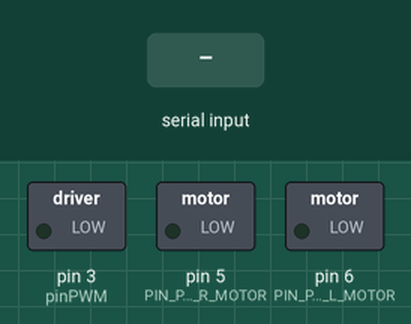
Bench run of a sketch on a simulated Arduino Uno, built with avr-gcc and run on an emulated ATmega328P. On the bench: switched loads named in the sketch (green lamp = pin HIGH). Inputs (shaded band) come from the test bench. What the sketch prints to the serial monitor is not drawn.

Above: at 1.3 s.
1.4 s: "90,45\n" received over Serial
At 2.2 s:
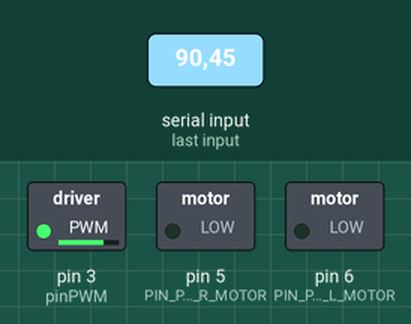
2.9 s: "R,45\n" received over Serial
At 3.3 s:
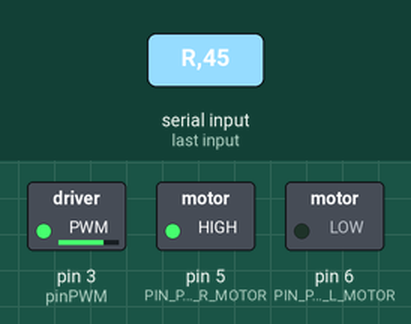
4.4 s: "L,45\n" received over Serial
At 5.6 s:
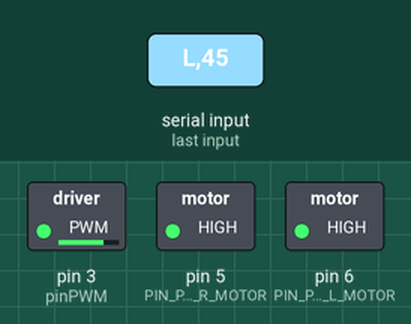
5.9 s: "30,150\n" received over Serial
At 6.9 s:
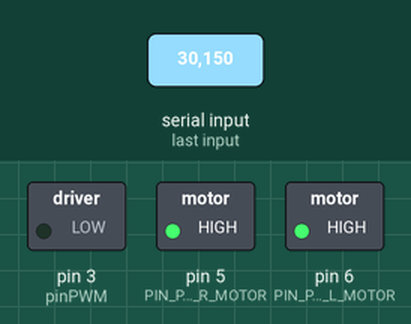
7.4 s: "R90\n" received over Serial
At 8.0 s:
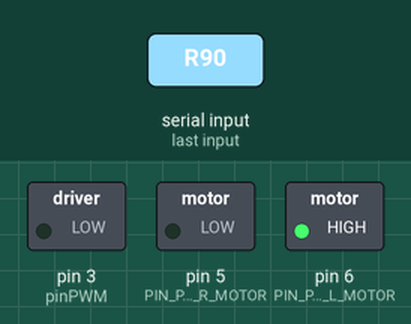
8.9 s: "90,45\n" received over Serial
At 10.3 s:
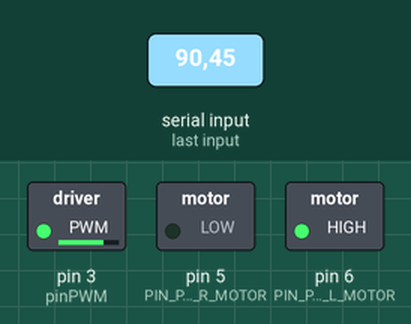
Timing chart, 0 to 11.4 s (numbered marks = the images above; inputs shaded):
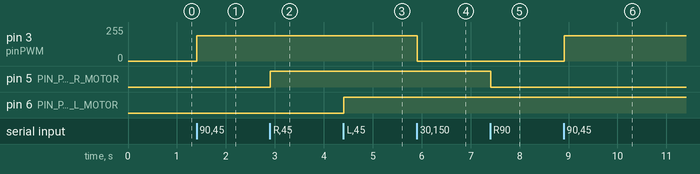

Measured:
- after the input at 1.4 s, pin 3 (pinPWM): 0/255 → 191/255 at once
- after the input at 2.9 s, pin 5 (PIN_PWM_R_MOTOR): LOW → HIGH at once
- after the input at 4.4 s, pin 6 (PIN_PWM_L_MOTOR): LOW → HIGH at once
- after the input at 5.9 s, pin 3 (pinPWM): 191/255 → 0/255 at once
- after the input at 7.4 s, pin 5 (PIN_PWM_R_MOTOR): HIGH → LOW at once
- after the input at 8.9 s, pin 3 (pinPWM): 0/255 → 191/255 at once

The sketch:

motorsSpeedTester.ino
```cpp
#define PWM_MAX_VAL             255
#define SPEED_V_MIN_VAL         1
#define SPEED_V_MAX_VAL         5
#define PIN_PWM_R_MOTOR         5
#define PIN_PWM_L_MOTOR         6

#define MAX_SERIAL_STR_LEN      2

char userInput[MAX_SERIAL_STR_LEN] = "";

void setup() {
  Serial.begin(9600);
  Serial.println("Here We Go!");
  Serial.println("Choose Motor by R / L");
  Serial.println("Choose speed level between  0 -> 5");
  Serial.println("input i.e. - R1");
  Serial.println("input i.e. - L4");

  setPwmFrequency(PIN_PWM_R_MOTOR, 1);
  setPwmFrequency(PIN_PWM_L_MOTOR, 1);

  setPWM(PIN_PWM_R_MOTOR, 0);
  setPWM(PIN_PWM_L_MOTOR, 0);
}


void setPwmFrequency(int pin, int divisor) {
  byte mode;
  if (pin == 5 || pin == 6 || pin == 9 || pin == 10) {
    switch (divisor) {
      case 1: mode = 0x01; break;
      case 8: mode = 0x02; break;
      case 64: mode = 0x03; break;
      case 256: mode = 0x04; break;
      case 1024: mode = 0x05; break;
      default: return;
    }
    if (pin == 5 || pin == 6) {
      TCCR0B = TCCR0B & 0b11111000 | mode;
    } else {
      TCCR1B = TCCR1B & 0b11111000 | mode;
    }
  } else if (pin == 3 || pin == 11) {
    switch (divisor) {
      case 1: mode = 0x01; break;
      case 8: mode = 0x02; break;
      case 32: mode = 0x03; break;
      case 64: mode = 0x04; break;
      case 128: mode = 0x05; break;
      case 256: mode = 0x06; break;
      case 1024: mode = 0x07; break;
      default: return;
    }
    TCCR2B = TCCR2B & 0b11111000 | mode;
  }
}

void loop() {
  if (! getInput()) {
    return;
  }
  char motorChoice = userInput[0];
  Serial.print("motorChoice is "); Serial.println(motorChoice);

  if (! getInput()) {
    return;
  }
  int valuePWM = atoi((char*)&userInput[1]);
  Serial.print("valuePWM is "); Serial.println(valuePWM);

  int pinPWM = 3;
  switch (motorChoice) {
    case 'R':
      pinPWM = PIN_PWM_R_MOTOR;
      break;
    case 'L':
      pinPWM = PIN_PWM_L_MOTOR;
      break;
    default:
      Serial.println("ERR- illigal motor choice");
      break;
  }

  setPWM(pinPWM, valuePWM);
}

bool getInput() {
  int index = 0;
  bool hasInput = false;

  if (index == MAX_SERIAL_STR_LEN) {
    Serial.println("ERR: input too long");
  }

  while (Serial.available() && index < MAX_SERIAL_STR_LEN) {
    hasInput = true;
    char ch = Serial.read();
    if (ch != 10) {
      userInput[index++] = ch;
    }
    else {
      userInput[index] = '\0';
      Serial.print("input is ");
      Serial.println(userInput);
    }

    delay(100);
  }

  return hasInput;
}

void setPWM(int ledPin, int speedV) {
  int pwmVal = map(speedV, SPEED_V_MIN_VAL, SPEED_V_MAX_VAL, 0, PWM_MAX_VAL);
  if (speedV <= 0) {
    pwmVal = 0;
  }
  if (pwmVal >= PWM_MAX_VAL) {
    pwmVal = PWM_MAX_VAL;
  }

  Serial.println(pwmVal);
  analogWrite(ledPin, pwmVal);
  delay(2000);
}
```
